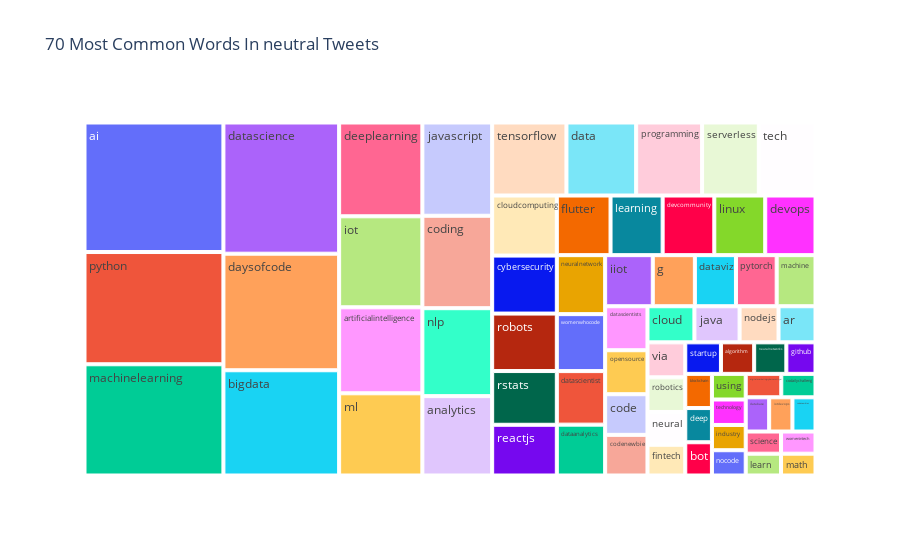

Here is the notebook cell this chart was saved with:
### Code cell
words=[]
for index, row in Neutral_tweet.iterrows():
    words.append(row['text'].split())
    
    
all_neutral_words=[]
def removeNestings(l):
    for i in l:
        if type(i) == list:
            removeNestings(i)
        else:
            all_neutral_words.append(i)  
            
removeNestings(words)    

all_neutral_words=pd.Series(np.array(all_neutral_words))
common_words=all_neutral_words.value_counts()[:70].rename_axis('Common neutral Words').reset_index(name='count')
fig = px.treemap(common_words, path=['Common neutral Words'], values='count',title='70 Most Common Words In neutral Tweets')
fig.show()

### Figure 1 — Plotly figure (JSON) as saved in the notebook; plotly's stock layout.template omitted (floating-point values rounded to 4 significant figures)
{"data": [{"branchvalues": "total", "domain": {"x": [0, 1], "y": [0, 1]}, "hovertemplate": "labels=%{label}<br>count=%{value}<br>parent=%{parent}<br>id=%{id}<extra></extra>", "ids": ["ai", "algorithm", "analytics", "ar", "artificialintelligence", "bigdata", "blockchain", "bot", "cloud", "cloudcomputing", "codailychalleng", "code", "codenewbie", "codenewbies", "coding", "cybersecurity", "data", "dataanalytics", "database", "datascience", "datascientist", "datascientists", "dataviz", "daysofcode", "deep", "deeplearning", "devcommunity", "devops", "digitalmarketingcybersecurityai", "fintech", "flutter", "g", "github", "iiot", "industry", "iot", "iotdevops", "java", "javascript", "learn", "learning", "linux", "machine", "machinelearning", "math", "ml", "neural", "neuralnetwork", "neuralnetworks", "nlp", "nocode", "nodejs", "opensource", "programming", "python", "pytorch", "reactjs", "robotics", "robots", "rstats", "science", "serverless", "startup", "tech", "technology", "tensorflow", "using", "via", "womenintech", "womenwhocode"], "labels": ["ai", "algorithm", "analytics", "ar", "artificialintelligence", "bigdata", "blockchain", "bot", "cloud", "cloudcomputing", "codailychalleng", "code", "codenewbie", "codenewbies", "coding", "cybersecurity", "data", "dataanalytics", "database", "datascience", "datascientist", "datascientists", "dataviz", "daysofcode", "deep", "deeplearning", "devcommunity", "devops", "digitalmarketingcybersecurityai", "fintech", "flutter", "g", "github", "iiot", "industry", "iot", "iotdevops", "java", "javascript", "learn", "learning", "linux", "machine", "machinelearning", "math", "ml", "neural", "neuralnetwork", "neuralnetworks", "nlp", "nocode", "nodejs", "opensource", "programming", "python", "pytorch", "reactjs", "robotics", "robots", "rstats", "science", "serverless", "startup", "tech", "technology", "tensorflow", "using", "via", "womenintech", "womenwhocode"], "name": "", "parents": ["", "", "", "", "", "", "", "", "", "", "", "", "", "", "", "", "", "", "", "", "", "", "", "", "", "", "", "", "", "", "", "", "", "", "", "", "", "", "", "", "", "", "", "", "", "", "", "", "", "", "", "", "", "", "", "", "", "", "", "", "", "", "", "", "", "", "", "", "", ""], "type": "treemap", "values": [2803, 163, 863, 208, 1115, 1897, 142, 138, 264, 605, 125, 268, 268, 123, 1005, 584, 793, 383, 125, 2365, 403, 290, 327, 2101, 142, 1216, 480, 467, 130, 181, 499, 335, 143, 379, 133, 1180, 124, 254, 1014, 120, 484, 473, 309, 2407, 117, 1066, 193, 444, 158, 956, 133, 219, 290, 750, 2429, 324, 511, 204, 579, 541, 122, 645, 175, 645, 134, 845, 135, 206, 119, 429]}], "layout": {"legend": {"tracegroupgap": 0}, "title": {"text": "70 Most Common Words In neutral Tweets"}}}
